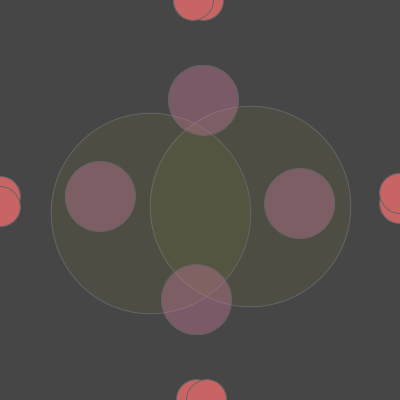
Frame 1 (no input)
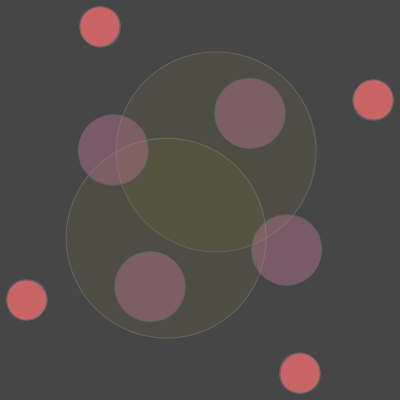
Frame 60 (the mouse pressed at the canvas centre just before this capture)
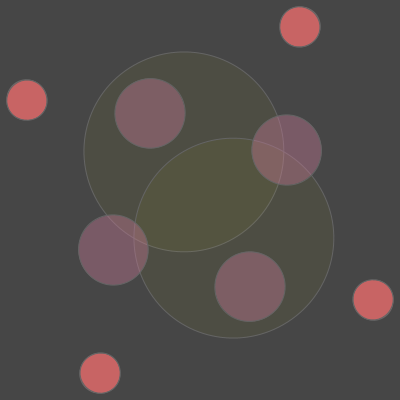
Frame 120 (the mouse held since frame 60 and released just before this capture)

The Processing sketch that drew these frames (run headless with seeded random() and noise(); from frame 60 on, the mouse is pressed at the canvas centre):

// Processing sketch: processing_55546
// ── processing_55546.pde

//Monissa Chakrabartty YSDN 2012
//Source code partially from Sam Richardson http://openprocessing.org/sketch/50517
 
void setup() {
  size(400,400);
  smooth();
  noStroke();
  rectMode(CENTER);
}
 
void draw() {
   
  background(70);
  
 //large circles
 pushMatrix();
  translate(200,200);
  rotate(-radians(4*frameCount));
  fill(255, 255, 0, 10);
  stroke(100);
  ellipse(50,10,200,200);
  ellipse(-50,10,200,200);
  popMatrix(); 
  
  //middle circles
  pushMatrix();
  translate(200,200);
  rotate(radians(2*frameCount));
  fill(200, 120, 150, 100);
  ellipse(100,0,70,70);
  ellipse(-100,0,70,70);
  ellipse(0,100,70,70);
  ellipse(0,-100,70,70);
  popMatrix();
   
  //outer circles
  pushMatrix();
  translate(200,200);
  rotate(radians(frameCount));
  fill(200, 100, 100);
  ellipse(200,0,40,40);
  ellipse(-200,0,40,40);
  ellipse(0,200,40,40);
  ellipse(0,-200,40,40);
  popMatrix();
  
  //outer circles
  pushMatrix();
  translate(200,200);
  rotate(-radians(2*frameCount));
  fill(200, 100, 100);
  ellipse(200,0,40,40);
  ellipse(-200,0,40,40);
  ellipse(0,200,40,40);
  ellipse(0,-200,40,40);
  popMatrix();
  
    
}
